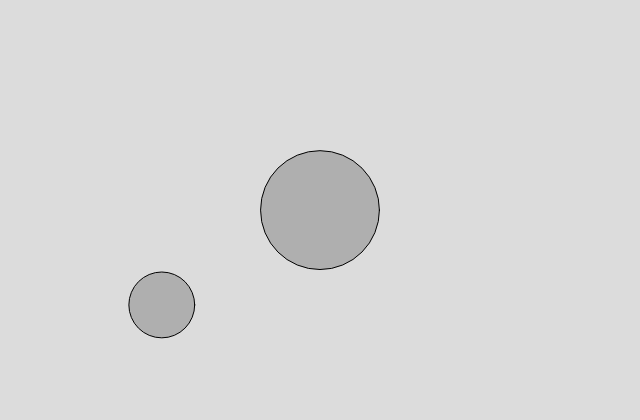
Frame 1 (no input)
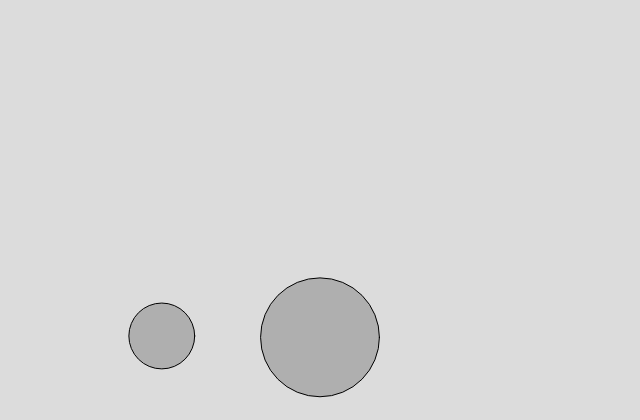
Frame 60 (no input)
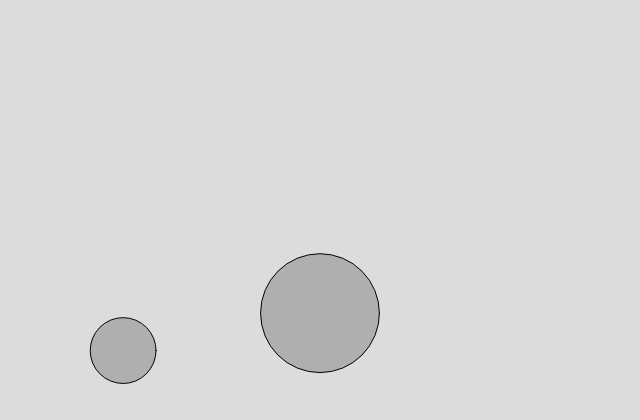
Frame 120 (the mouse pressed at the canvas centre since frame 60)

The p5.js sketch that drew these frames (run headless with seeded random() and noise() and a simulated clock; from frame 60 on, the mouse is pressed at the canvas centre):

// p5.js sketch
// ── sketch.js
class Mover {
    constructor(x, y, m) {
        this.position = createVector(x, y);
        this.velocity = createVector();
        this.acceleration = createVector();
        this.mass = m;
        this.radius = (m * 16) / 2;
    }

    applyForce(force) {
        let f = p5.Vector.div(force, this.mass);
        this.acceleration.add(f);
    }

    update() {
        this.velocity.add(this.acceleration);
        this.position.add(this.velocity);
        this.acceleration.mult(0);
        this.checkEdges();
    }

    show() {
        stroke(0);
        fill(175);
        circle(this.position.x, this.position.y, this.radius * 2);
    }

    checkEdges() {
        // how much of impact is absorbed by the object
        // when it hits a wall and changes direction
        const squishForce = 0.1;
        const bounceForce = 1.0 - squishForce;

        if (this.position.x > width - this.radius) {
            this.position.x = width - this.radius;
            this.velocity.x *= -bounceForce;
        } else if (this.position.x < this.radius) {
            this.position.x = this.radius;
            this.velocity.x *= -bounceForce;
        }

        if (this.position.y > height - this.radius) {
            this.position.y = height - this.radius;
            this.velocity.y *= -bounceForce;
        } else if (this.position.y < this.radius) {
            this.position.y = this.radius;
            this.velocity.y *= -bounceForce;
        }
    }
}

let m1, m2;
let gravity;

function setup() {
    createCanvas(640, 420);

    m1 = new Mover(width / 2, height / 2, random(1, 10));
    m2 = new Mover(random(50, width - 50), random(20, height - 20), random(1, 10));

    gravity = createVector(0, 0.1);
}

function draw() {
    background(220);

    // scale gravity by mover's mass
    let gravity1 = p5.Vector.mult(gravity, m1.mass);
    let gravity2 = p5.Vector.mult(gravity, m2.mass);

    m1.applyForce(gravity1);
    m2.applyForce(gravity2);

    if (mouseIsPressed) {
        let mouseVector = createVector(mouseX, mouseY);

        let windVector = p5.Vector.sub(mouseVector, m1.position);
        windVector.normalize();
        windVector.mult(-1);
        m1.applyForce(windVector);

        windVector = p5.Vector.sub(mouseVector, m2.position);
        windVector.normalize();
        windVector.mult(-1);
        m2.applyForce(windVector);
    }

    m1.update();
    m1.show();
    m2.update();
    m2.show();
}
